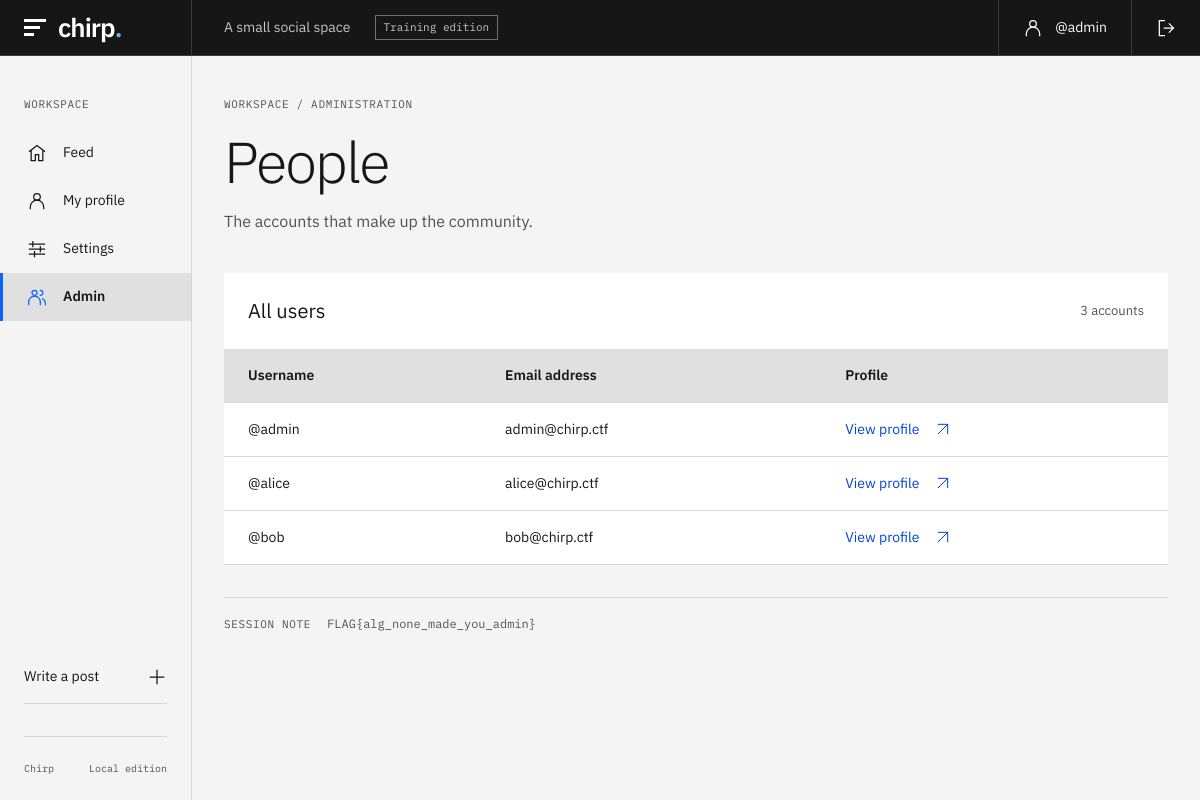
The page /admin (signed in) on the database its author committed.
### tables this page shows
CREATE TABLE users (
        id INTEGER PRIMARY KEY AUTOINCREMENT,
        username TEXT UNIQUE NOT NULL,
        password TEXT NOT NULL,      -- stored in plaintext (part of the lesson)
        email TEXT,
        bio TEXT
    );

### app.py (the view)
@app.route("/admin")
def admin():
    user = current_user()
    if not user or user["username"] != "admin":
        abort(403)
    db = get_db()
    users = db.execute("SELECT username, email FROM users").fetchall()
    return render_template("admin.html", users=users, user=user)

### app.py (called while the page is built)
def get_db():
    if "db" not in g:
        g.db = sqlite3.connect(DB_PATH)
        g.db.row_factory = sqlite3.Row
    return g.db

def b64url_decode(s: str) -> bytes:
    pad = "=" * (-len(s) % 4)
    return base64.urlsafe_b64decode(s + pad)

def verify_token(token: str):
    try:
        h_b64, p_b64, sig_b64 = token.split(".")
        header = json.loads(b64url_decode(h_b64))
        payload = json.loads(b64url_decode(p_b64))
        if header.get("alg") == "none":
            return payload.get("user")  # <-- no signature check
        expected = hmac.new(
            SECRET, f"{h_b64}.{p_b64}".encode(), hashlib.sha256
        ).digest()
        if hmac.compare_digest(expected, b64url_decode(sig_b64)):
            return payload.get("user")
    except Exception:
        return None
    return None

def current_user():
    token = request.cookies.get("session")
    if not token:
        return None
    username = verify_token(token)
    if not username:
        return None
    db = get_db()
    return db.execute(
        "SELECT * FROM users WHERE username = ?", (username,)
    ).fetchone()

### templates/admin.html (shortened to what this page needs)
{% extends "base.html" %}
{% block content %}
  <div class="page-heading"><p class="eyebrow">WORKSPACE / ADMINISTRATION</p><h1>People</h1><p class="page-description">The accounts that make up the community.</p></div>
  <section class="table-panel" aria-labelledby="users-heading"><div class="table-heading"><h2 id="users-heading">All users</h2><span class="muted">{{ users | length }} accounts</span></div><div class="table-scroll"><table><thead><tr><th scope="col">Username</th><th scope="col">Email address</th><th scope="col">Profile</th></tr></thead><tbody>{% for u in users %}<tr><td>@{{ u['username'] }}</td><td>{{ u['email'] }}</td><td><a class="text-link" href="{{ url_for('profile', username=u['username']) }}">View profile {{ icon('external') }}</a></td></tr>{% endfor %}</tbody></table></div></section>
  <div class="admin-note"><span class="eyebrow">SESSION NOTE</span><code>FLAG{alg_none_made_you_admin}</code></div>
{% endblock %}

### templates/base.html (shortened to what this page needs)
{% from "components.html" import icon %}
<!doctype html>
<html lang="en">
<head>
  <link rel="stylesheet" href="{{ url_for('static', filename='style.css') }}">
</head>
<body>
  <header class="shell-header">
    <a class="brand" href="/" aria-label="Chirp home"><span class="brand-mark" aria-hidden="true"><i></i><i></i><i></i></span>chirp<span class="brand-period">.</span></a>
    <span class="header-description">A small social space</span>
    <span class="edition-label {% if config.get('CHIRP_FIXED') %}edition-fixed{% endif %}">{% if config.get('CHIRP_FIXED') %}Fixed edition{% else %}Training edition{% endif %}</span>
    <div class="header-account">
      {% if user %}
        <a href="{{ url_for('profile', username=user['username']) }}">{{ icon('user') }}<span>@{{ user['username'] }}</span></a>
        {% if config.get('CHIRP_FIXED') %}
          <form class="header-signout-form" method="post" action="/logout">
            <input type="hidden" name="csrf_token" value="{{ csrf_token() }}">
            <button class="header-signout" type="submit" aria-label="Sign out">{{ icon('logout') }}</button>
          </form>
        {% else %}<a class="header-signout" href="/logout" aria-label="Sign out">{{ icon('logout') }}</a>{% endif %}
      {% else %}
        <a href="/login">Sign in {{ icon('arrow') }}</a>
      {% endif %}
    </div>
  </header>
  <div class="app-shell">
    <aside class="sidebar">
      <div class="nav-label">WORKSPACE</div>
      <nav class="side-nav" aria-label="Main navigation">
        <a href="/" {% if request.endpoint == 'index' %}aria-current="page"{% endif %}>{{ icon('home') }}<span>Feed</span></a>
        {% if user %}
          <a href="{{ url_for('profile', username=user['username']) }}" {% if request.endpoint == 'profile' and profile_user['username'] == user['username'] %}aria-current="page"{% endif %}>{{ icon('user') }}<span>My profile</span></a>
          <a href="/settings" {% if request.endpoint == 'settings' %}aria-current="page"{% endif %}>{{ icon('settings') }}<span>Settings</span></a>
          {% if user['username'] == 'admin' %}<a href="/admin" {% if request.endpoint == 'admin' %}aria-current="page"{% endif %}>{{ icon('users') }}<span>Admin</span></a>{% endif %}
        {% else %}
          <a href="/login" {% if request.endpoint == 'login' %}aria-current="page"{% endif %}>{{ icon('user') }}<span>Sign in</span></a>
        {% endif %}
      </nav>
      <div class="sidebar-bottom">
        {% if user %}<a class="sidebar-compose" href="/#compose">Write a post {{ icon('plus') }}</a>{% endif %}
        <div class="sidebar-footer"><span>Chirp</span><span>Local edition</span></div>
      </div>
    </aside>
    <main id="main" class="main-content" tabindex="-1">
      {% set notices = {'posted': 'Your post is now on the feed.', 'deleted': 'The post has been deleted.', 'saved': 'Your profile has been updated.', 'signed-in': 'You’re signed in. Welcome back.', 'signed-out': 'You’ve signed out.'} %}
      {% block content %}{% endblock %}
    </main>
  </div>
</body>
</html>

### templates/components.html (shortened to what this page needs)
{% macro icon(name) -%}
<svg class="icon" width="20" height="20" viewBox="0 0 24 24" fill="none" stroke="currentColor" stroke-width="1.5"
  stroke-linecap="square" stroke-linejoin="miter" aria-hidden="true" focusable="false">
  {% if name == 'arrow' %}
  <path d="M4 12h15M13 6l6 6-6 6" />
  {% elif name == 'home' %}
  <path d="m3 10 9-7 9 7M5 9v12h5v-7h4v7h5V9" />
  {% elif name == 'user' %}
  <circle cx="12" cy="7" r="4" />
  <path d="M4 21v-2a8 8 0 0 1 16 0v2" />
  {% elif name == 'users' %}
  <circle cx="9" cy="7" r="3" />
  <path d="M2 21v-3a7 7 0 0 1 14 0v3M16 4a3 3 0 0 1 0 6M19 14a6 6 0 0 1 3 5v2" />
  {% elif name == 'settings' %}
  <path d="M3 6h18M3 12h18M3 18h18" />
  <path d="M7 3v6M16 9v6M9 15v6" />
  {% elif name == 'logout' %}
  <path d="M10 3H4v18h6M10 12h11M16 7l5 5-5 5" />
  {% elif name == 'plus' %}
  <path d="M12 4v16M4 12h16" />
  {% elif name == 'external' %}
  <path d="M5 19 19 5M5 5h14v14" />
  {% elif name == 'check' %}
  <path d="m4 12 5 5L20 6" />
  {% elif name == 'edit' %}
  <path d="m16 3 5 5-12 12-6 1 1-6ZM13 6l5 5" />
  {% elif name == 'trash' %}
  <path d="M3 6h18M19 6v14a2 2 0 0 1-2 2H7a2 2 0 0 1-2-2V6m3 0V4a2 2 0 0 1 2-2h4a2 2 0 0 1 2 2v2" />
  <line x1="10" y1="11" x2="10" y2="17" />
  <line x1="14" y1="11" x2="14" y2="17" />
  {% endif %}
</svg>
{%- endmacro %}

### rows shown on the page
users: username "admin", email "admin@chirp.ctf"
users: username "alice", email "alice@chirp.ctf"
users: username "bob", email "bob@chirp.ctf"

### other values the page prints
{{ users | length }} "3"
